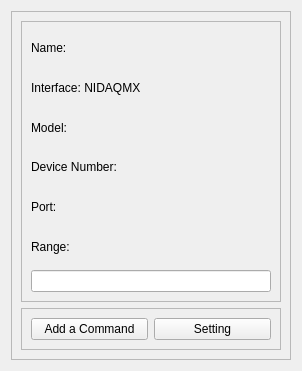
<?xml version="1.0" encoding="UTF-8"?>
<ui version="4.0">
 <class>Form</class>
 <widget class="QWidget" name="Form">
  <property name="geometry">
   <rect>
    <x>0</x>
    <y>0</y>
    <width>302</width>
    <height>371</height>
   </rect>
  </property>
  <property name="windowTitle">
   <string>Form</string>
  </property>
  <layout class="QHBoxLayout" name="horizontalLayout_2">
   <item>
    <widget class="QFrame" name="frame_3">
     <property name="frameShape">
      <enum>QFrame::StyledPanel</enum>
     </property>
     <property name="frameShadow">
      <enum>QFrame::Plain</enum>
     </property>
     <property name="lineWidth">
      <number>1</number>
     </property>
     <layout class="QVBoxLayout" name="verticalLayout_2">
      <item>
       <widget class="QFrame" name="frame">
        <property name="frameShape">
         <enum>QFrame::StyledPanel</enum>
        </property>
        <property name="frameShadow">
         <enum>QFrame::Raised</enum>
        </property>
        <layout class="QVBoxLayout" name="verticalLayout">
         <item>
          <widget class="QLabel" name="nameLabel">
           <property name="text">
            <string>Name:</string>
           </property>
          </widget>
         </item>
         <item>
          <widget class="QLabel" name="interfaceLabel">
           <property name="text">
            <string>Interface: NIDAQMX</string>
           </property>
          </widget>
         </item>
         <item>
          <widget class="QLabel" name="modelLabel">
           <property name="text">
            <string>Model:</string>
           </property>
          </widget>
         </item>
         <item>
          <widget class="QLabel" name="deviceNumberLabel">
           <property name="text">
            <string>Device Number:</string>
           </property>
          </widget>
         </item>
         <item>
          <widget class="QLabel" name="portLabel">
           <property name="text">
            <string>Port:</string>
           </property>
          </widget>
         </item>
         <item>
          <widget class="QLabel" name="rangeLabel">
           <property name="text">
            <string>Range:</string>
           </property>
          </widget>
         </item>
         <item>
          <widget class="QLineEdit" name="connectionLineEdit">
           <property name="readOnly">
            <bool>true</bool>
           </property>
          </widget>
         </item>
        </layout>
       </widget>
      </item>
      <item>
       <widget class="QFrame" name="frame_2">
        <property name="sizePolicy">
         <sizepolicy hsizetype="Preferred" vsizetype="Maximum">
          <horstretch>0</horstretch>
          <verstretch>0</verstretch>
         </sizepolicy>
        </property>
        <property name="frameShape">
         <enum>QFrame::StyledPanel</enum>
        </property>
        <property name="frameShadow">
         <enum>QFrame::Raised</enum>
        </property>
        <layout class="QHBoxLayout" name="horizontalLayout">
         <item>
          <widget class="QPushButton" name="commandButton">
           <property name="text">
            <string>Add a Command</string>
           </property>
          </widget>
         </item>
         <item>
          <widget class="QPushButton" name="settingButton">
           <property name="text">
            <string>Setting</string>
           </property>
          </widget>
         </item>
        </layout>
       </widget>
      </item>
     </layout>
    </widget>
   </item>
  </layout>
 </widget>
 <resources/>
 <connections/>
</ui>
